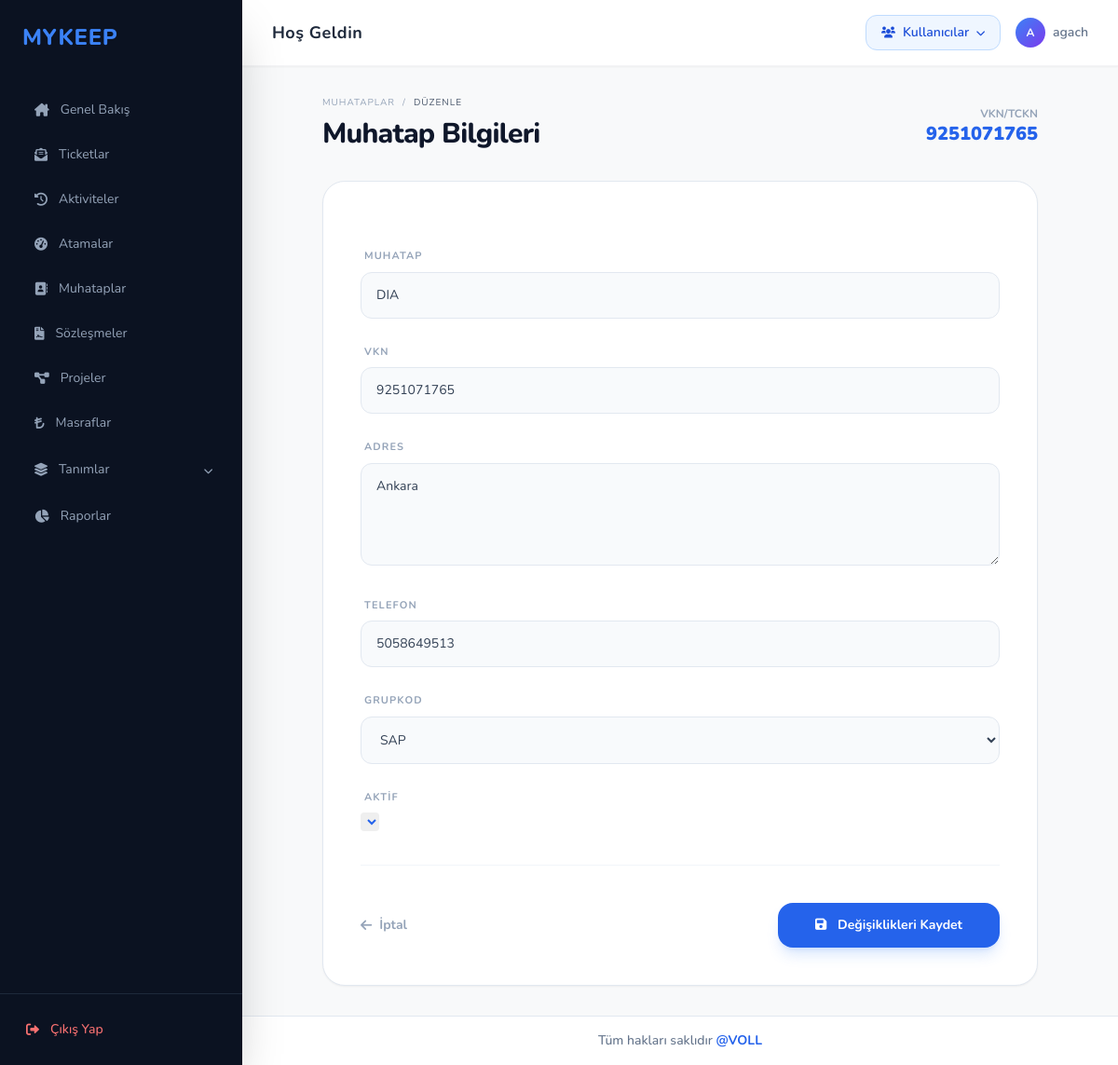
Screenshot of /muhataplar/duzenle/4/ (signed in) with the database file from the repository.
### muhatap/models.py (models this page shows, shortened)
class muhatap(models.Model):
    unvan = models.CharField(max_length=100,unique=True)
    vkn = models.CharField(max_length=11)
    adres = models.TextField()
    telefon =models.CharField(max_length=10, null=True)
    grupkod = models.ForeignKey("hesapgrubu", to_field="grupkod", on_delete=models.CASCADE ,null=True)
    slug = models.SlugField(max_length=100,unique=True,null=True)
    aktif = models.BooleanField(default=False,null=True)

class hesapgrubu(models.Model):
    grupkod = models.CharField(max_length=10,unique=True)
    name = models.CharField(max_length=50)
    def __str__(self):
        return ( self.name )

### muhatap/views.py (the view)
# urls.py: path('muhataplar/duzenle/<int:pk>/', muhatap_views.muhatap_duzenle, name='muhatap_duzenle'),
@admin_only
def muhatap_duzenle(request, pk):
    kayit = get_object_or_404(muhatap, pk=pk)
    if request.method == "POST":
        form = MuhatapForm(request.POST, instance=kayit)
        if form.is_valid():
            form.save()
            return redirect('muhatap_listesi')
    else:
        form = MuhatapForm(instance=kayit)
    return render(request, 'muhatap_duzenle.html', {'form': form, 'kayit': kayit})

### muhatap/forms.py
class MuhatapForm(forms.ModelForm):
    class Meta:
        model = muhatap
        fields = ['unvan', 'vkn', 'adres', 'telefon', 'grupkod', 'aktif']
        labels = {
            'unvan': 'Muhatap',
        }
    def __init__(self, *args, **kwargs):
        super().__init__(*args, **kwargs)
        if not self.instance.pk:
            self.fields['aktif'].initial = True
        for field_name, field in self.fields.items():
            if field_name != 'aktif':
                field.widget.attrs['class'] = (
                    'w-full bg-slate-50 border border-slate-200 rounded-xl px-4 py-3.5 text-sm '
                    'focus:bg-white focus:ring-4 focus:ring-blue-500/10 focus:border-blue-500 '
                    'outline-none transition-all duration-200 text-slate-700'
                )
            if field_name == 'adres':
                field.widget.attrs['rows'] = '4'
            if field_name == 'aktif':
                field.widget.attrs['class'] = (
                    'h-5 w-5 rounded border-slate-300 text-blue-600 '
                    'focus:ring-blue-500'
                )

### templates/muhatap_duzenle.html (shortened to what this page needs)
{% extends 'base.html' %}
{% block content %}
<div class="max-w-3xl mx-auto">
    <div class="flex items-end justify-between mb-8">
        <div>
            <nav class="flex text-[10px] text-slate-400 uppercase tracking-widest mb-2 space-x-2">
                <a href="{% url 'muhatap_listesi' %}" class="hover:text-blue-600">Muhataplar</a>
                <span>/</span>
                <span class="text-slate-600">Düzenle</span>
            </nav>
            <h1 class="text-3xl font-extrabold text-slate-900 tracking-tight">Muhatap Bilgileri</h1>
        </div>
        <div class="text-right pb-1">
            <span class="text-xs font-bold text-slate-400 uppercase block">VKN/TCKN</span>
            <span class="text-xl font-black text-blue-600">{{ kayit.vkn }}</span>
        </div>
    </div>
    <div class="bg-white border border-slate-200 rounded-3xl shadow-sm overflow-hidden">
        <form method="post" class="p-10 space-y-8">
            <div class="grid grid-cols-1 gap-y-7">
                {% for field in form %}
                <div class="group">
                    <label class="block text-[11px] font-bold text-slate-400 uppercase tracking-widest mb-2 px-1">
                        {{ field.label }}
                    </label>
                    {{ field }}
                </div>
                {% endfor %}
            </div>
            <div class="flex items-center justify-between pt-10 border-t border-slate-100 mt-4">
                <a href="{% url 'muhatap_listesi' %}" class="text-sm font-bold text-slate-400 hover:text-slate-600 flex items-center">
                    <i class="fa-solid fa-arrow-left mr-2"></i> İptal
                </a>
                <button type="submit" class="bg-blue-600 hover:bg-blue-700 text-white px-10 py-3.5 rounded-2xl font-bold text-sm shadow-lg shadow-blue-500/20 transition-all active:scale-95">
                    <i class="fa-solid fa-floppy-disk mr-2"></i> Değişiklikleri Kaydet
                </button>
            </div>
        </form>
    </div>
</div>
{% endblock %}

### templates/base.html (shortened to what this page needs)
<!DOCTYPE html>
<html lang="tr">
<head>
    <script src="https://cdn.tailwindcss.com"></script>
    {% load static %}
    <link rel="stylesheet" href="{% static 'responsive.css' %}?v=2.5">
    <link href="https://cdnjs.cloudflare.com/ajax/libs/font-awesome/6.0.0/css/all.min.css" rel="stylesheet">
    <link href="https://cdn.jsdelivr.net/npm/tom-select@2.2.2/dist/css/tom-select.css" rel="stylesheet">
    <link href="https://cdn.jsdelivr.net/npm/flatpickr/dist/flatpickr.min.css" rel="stylesheet">
</head>
<body class="bg-[#f8f9fa] text-slate-800 overflow-hidden">
    <div class="flex h-screen">
        <aside class="w-[260px] bg-[#0b1221] flex flex-col shadow-2xl z-20">
            <div class="p-6">
                <h1 class="text-2xl font-extrabold tracking-wide text-blue-500 uppercase">MYKEEP</h1>
            </div>
            <nav class="flex-1 space-y-1 overflow-y-auto mt-4">
                <a href="{% url 'index' %}" class="flex items-center space-x-3 py-3 px-8 transition-all duration-200 {% if request.resolver_match.url_name == 'index' %}bg-[#151f32] text-white font-bold border-l-[5px] border-blue-500{% else %}text-slate-400 hover:text-white hover:bg-[#151f32]/50 border-l-[5px] border-transparent{% endif %}">
                    <i class="fa-solid fa-house-chimney text-sm"></i>
                    <span class="text-sm">Genel Bakış</span>
                </a>
                <a href="{% url 'ticket_listesi' %}" class="flex items-center space-x-3 py-3 px-8 transition-all duration-200 {% if request.resolver_match.url_name == 'ticket_listesi' %}bg-[#151f32] text-white font-bold border-l-[5px] border-blue-500{% else %}text-slate-400 hover:text-white hover:bg-[#151f32]/50 border-l-[5px] border-transparent{% endif %}">
                    <i class="fa-solid fa-envelope-open-text text-sm"></i>
                    <span class="text-sm">Ticketlar</span>
                </a>
                <a href="{% url 'aktivite_listesi' %}" class="flex items-center space-x-3 py-3 px-8 transition-all duration-200 {% if 'aktivite' in request.resolver_match.url_name and 'rapor' not in request.resolver_match.url_name %}bg-[#151f32] text-white font-bold border-l-[5px] border-blue-500{% else %}text-slate-400 hover:text-white hover:bg-[#151f32]/50 border-l-[5px] border-transparent{% endif %}">
                    <i class="fa-solid fa-clock-rotate-left text-sm"></i>
                    <span class="text-sm">Aktiviteler</span>
                </a>
                <a href="{% url 'efor_listesi' %}" class="flex items-center space-x-3 py-3 px-8 transition-all duration-200 {% if 'efor' in request.resolver_match.url_name and 'rapor' not in request.resolver_match.url_name %}bg-[#151f32] text-white font-bold border-l-[5px] border-blue-500{% else %}text-slate-400 hover:text-white hover:bg-[#151f32]/50 border-l-[5px] border-transparent{% endif %}">
                    <i class="fa-solid fa-gauge-high text-sm"></i>
                    <span class="text-sm">Atamalar</span>
                </a>
                {% if request.user.is_superuser or request.user.userprofile.role == 'Admin' %}
                <a href="{% url 'muhatap_listesi' %}" class="flex items-center space-x-3 py-3 px-8 transition-all duration-200 {% if request.resolver_match.url_name == 'muhatap_listesi' %}bg-[#151f32] text-white font-bold border-l-[5px] border-blue-500{% else %}text-slate-400 hover:text-white hover:bg-[#151f32]/50 border-l-[5px] border-transparent{% endif %}">
                    <i class="fa-solid fa-address-book text-sm"></i>
                    <span class="text-sm">Muhataplar</span>
                </a>
                {% endif %}
                {% if request.user.is_superuser or request.user.userprofile.role != 'Danisman' %}
                <a href="{% url 'sozlesme_listesi' %}" class="flex items-center space-x-3 py-3 px-8 transition-all duration-200 {% if request.resolver_match.url_name == 'sozlesme_listesi' %}bg-[#151f32] text-white font-bold border-l-[5px] border-blue-500{% else %}text-slate-400 hover:text-white hover:bg-[#151f32]/50 border-l-[5px] border-transparent{% endif %}">
                    <i class="fa-solid fa-file-contract text-sm"></i>
                    <span class="text-sm">Sözleşmeler</span>
                </a>
                {% endif %}
                <a href="{% url 'proje_listesi' %}" class="flex items-center space-x-3 py-3 px-8 transition-all duration-200 {% if request.resolver_match.url_name == 'proje_listesi' %}bg-[#151f32] text-white font-bold border-l-[5px] border-blue-500{% else %}text-slate-400 hover:text-white hover:bg-[#151f32]/50 border-l-[5px] border-transparent{% endif %}">
                    <i class="fa-solid fa-diagram-project text-sm"></i>
                    <span class="text-sm">Projeler</span>
                </a>
                {% if not request.user.userprofile.role == 'Firma' or request.user.is_superuser %}
                <a href="{% url 'masraf_listesi' %}" class="flex items-center space-x-3 py-3 px-8 transition-all duration-200 {% if 'masraf' in request.resolver_match.url_name and 'turu' not in request.resolver_match.url_name %}bg-[#151f32] text-white font-bold border-l-[5px] border-blue-500{% else %}text-slate-400 hover:text-white hover:bg-[#151f32]/50 border-l-[5px] border-transparent{% endif %}">
                    <i class="fa-solid fa-turkish-lira-sign text-sm"></i>
                    <span class="text-sm">Masraflar</span>
                </a>
                {% endif %}
                {% if request.user.is_superuser or request.user.userprofile.role == 'Admin' %}
                <details class="group" >
                    <summary class="flex items-center justify-between py-3 px-8 cursor-pointer transition-all duration-200 text-slate-400 hover:text-white hover:bg-[#151f32]/50 border-l-[5px] border-transparent select-none">
                        <div class="flex items-center space-x-3">
                            <i class="fa-solid fa-layer-group text-sm"></i>
                            <span class="text-sm">Tanımlar</span>
                        </div>
                        <span class="transition group-open:rotate-180">
                            <i class="fa-solid fa-chevron-down text-[10px]"></i>
                        </span>
                    </summary>
                </details>
                {% endif %}
                <a href="{% url 'raporlar_sayfasi' %}" class="flex items-center space-x-3 py-3 px-8 transition-all duration-200 {% if 'rapor' in request.resolver_match.url_name or 'atanmamis' in request.resolver_match.url_name %}bg-[#151f32] text-white font-bold border-l-[5px] border-blue-500{% else %}text-slate-400 hover:text-white hover:bg-[#151f32]/50 border-l-[5px] border-transparent{% endif %}">
                    <i class="fa-solid fa-chart-pie text-sm"></i>
                    <span class="text-sm">Raporlar</span>
                </a>
            </nav>
            <div class="p-4 border-t border-slate-800 mt-auto">
                <a href="{% url 'uyelik:cikis' %}" class="flex items-center space-x-3 p-3 rounded-lg hover:bg-red-500/10 transition text-red-400 hover:text-red-300">
                    <i class="fa-solid fa-right-from-bracket text-sm"></i>
                    <span class="text-sm font-medium">Çıkış Yap</span>
                </a>
            </div>
        </aside>
        <main class="flex-1 flex flex-col overflow-y-auto">
            <header class="bg-white px-8 py-4 flex items-center justify-between sticky top-0 z-10 border-b border-gray-100 shadow-sm">
                <div class="text-slate-800 font-bold text-lg tracking-wide">Hoş Geldin</div>
                <div class="flex items-center space-x-4">
                    {% if request.user.is_superuser or request.user.userprofile.role == 'Admin' %}
                    <div class="relative" id="kullanici-menu-wrapper">
                        <button onclick="document.getElementById('kullanici-dropdown').classList.toggle('hidden')"
                                class="flex items-center space-x-2 bg-blue-50 hover:bg-blue-100 text-blue-700 px-4 py-2 rounded-xl font-semibold text-sm transition-all border border-blue-200 hover:border-blue-300">
                            <i class="fa-solid fa-users text-xs"></i>
                            <span>Kullanıcılar</span>
                            <i class="fa-solid fa-chevron-down text-[10px] ml-1"></i>
                        </button>
                    </div>
                    {% endif %}
                    <div class="flex items-center space-x-2">
                        <div class="w-8 h-8 rounded-full bg-gradient-to-br from-blue-500 to-violet-600 flex items-center justify-center text-white text-xs font-bold">
                            {{ request.user.username|first|upper }}
                        </div>
                        <span class="text-sm font-semibold text-slate-500">{{ request.user.username|default:"admin" }}</span>
                    </div>
                </div>
            </header>
            <div class="p-8">
                {% block content %}
                {% endblock %}
            </div>
            <footer class="mt-auto py-4 text-center border-t border-slate-200 bg-white">
                <p class="text-sm text-slate-500 font-medium">
                    Tüm hakları saklıdır <a href="https://www.volltr.com/" target="_blank" class="text-blue-600 hover:text-blue-800 font-bold transition">@VOLL</a>
                </p>
            </footer>
        </main>
    </div>
</body>
</html>

### static/responsive.css (style rules this page uses)
*, *::before, *::after { box-sizing: border-box; }

### templates/base.html (style rules this page uses)
* { scrollbar-width: thin; scrollbar-color: #cbd5e1 transparent; }
body { font-family: 'Nunito', sans-serif; }

### rows the page displays
muhatap: vkn "9251071765", form "DIA" "9251071765" "Ankara" "5058649513" "Yes"
hesapgrubu: form "SAP"

### other values shown
{{ request.user.username|first|upper }} "A"
{{ request.user.username|default:"admin" }} "agach"
{{ field.label }} "MUHATAP" "VKN" "ADRES" "TELEFON" "GRUPKOD" "AKTIF"
